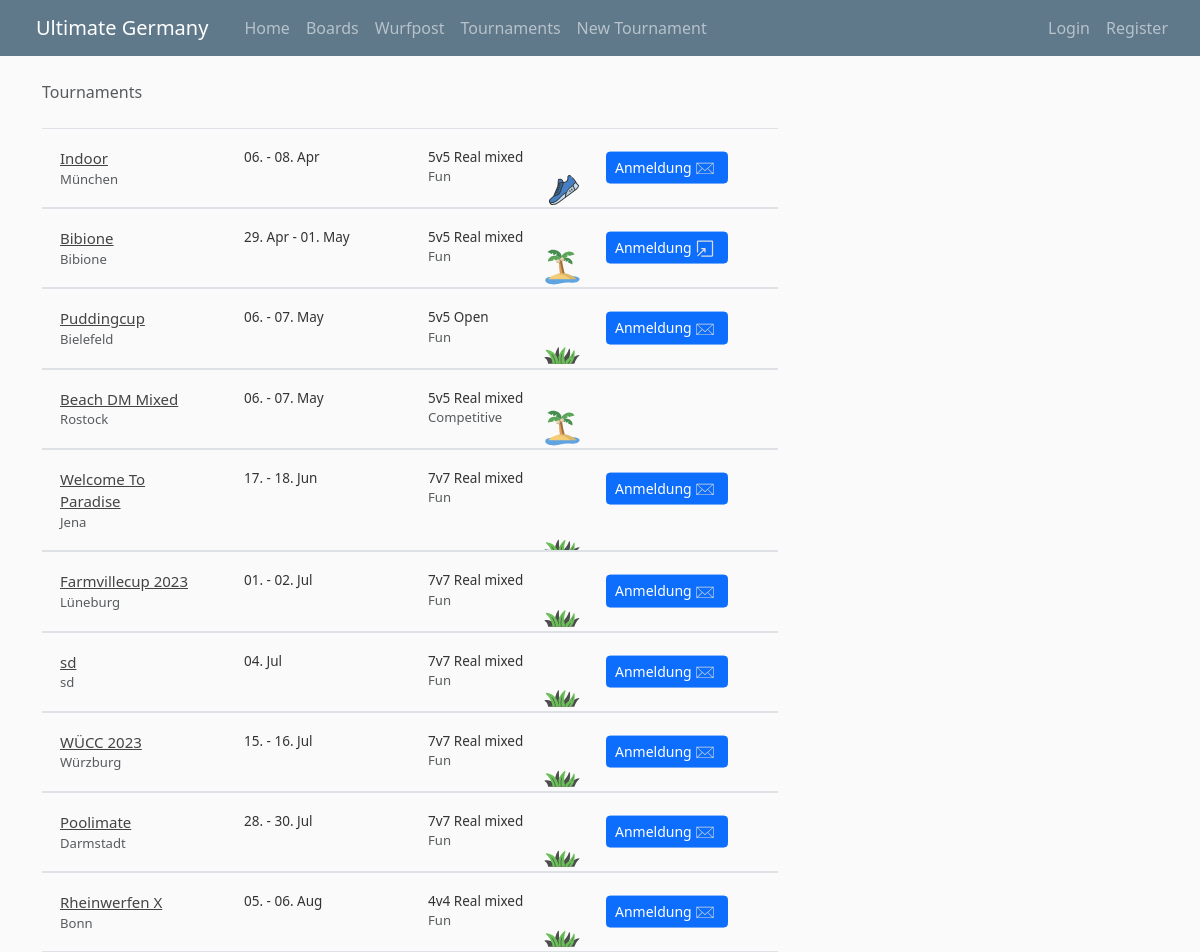
/tournaments/, run on the app's committed database.
### tournaments/models.py (models this page shows, shortened)
class Tournament(models.Model):
    title = models.CharField(max_length=60)
    contact = models.CharField(max_length=60, default='')
    contact_Mail = models.CharField(max_length=80, default='', blank=True)
    mail = models.CharField(max_length=80, default='', blank=True)
    link = models.CharField(max_length=80, default='', blank=True)
    start_Date = models.DateTimeField()
    end_Date = models.DateTimeField()
    location = models.CharField(max_length=30)
    TYPE_CHOICES = (
        ('t', 'Team Tournament'),
        ('h', 'Hat Tournament'),
        ('try', 'Tryout'),
        ('w', 'Workshop'),
    )
    type = models.CharField(max_length=3, choices=TYPE_CHOICES, default='t')
    MODE_CHOICES = (
        (4, '4v4'),
        (5, '5v5'),
        (7, '7v7'),
    )
    mode = models.IntegerField(choices=MODE_CHOICES, default=7)
    SURFACE_CHOICES = (
        ('g', 'Grass'),
        ('b', 'Beach'),
        ('i', 'Indoor'),
    )
    surface = models.CharField(max_length=2, choices=SURFACE_CHOICES, default='g')
    GENDER_CHOICES = (
        ('rm', 'Real mixed'),
        ('sm', 'Soft mixed'),
        ('lm', 'Loose mixed'),
        ('w', 'Women'),
        ('o', 'Open'),
    )
    gender = models.CharField(max_length=2, choices=GENDER_CHOICES, default='rm')
    STYLE_CHOICES = (
        ('fu', 'Fun'),
        ('co', 'Competitive'),
        ('be', 'Beginner'),
        ('yo', 'Youth'),
    )
    style = models.CharField(max_length=2, choices=STYLE_CHOICES, default='fu')
    description = models.TextField(max_length=5000, default="")
    approved = models.BooleanField(default=False)

### tournaments/views.py (the view)
# urls.py: path('', views.TournamentListView.as_view(), name='tournaments'),
class TournamentListView(ListView):
    model = Tournament
    context_object_name = 'tournaments'
    ordering = ['start_Date']
    def get_queryset(self):
        tournaments =  super().get_queryset()
        week = 0
        year = 0
        for tournament in tournaments:
            if week != tournament.start_Date.isocalendar()[1]:
                tournament.new_week = True
                week = tournament.start_Date.isocalendar()[1]
            if year != tournament.start_Date.isocalendar()[0]:
                tournament.new_year = True
                year = tournament.start_Date.isocalendar()[0]
        return tournaments

### tournaments/templates/tournaments/tournament_list.html (shortened to what this page needs)
{% extends "base.html" %}
{% load mathfilters %}
{% block breadcrumb %}
    <div class="container">
        <ol class="breadcrumb my-4">
              <li class="breadcrumb-item active">Tournaments</li>
        </ol>
    </div>
{% endblock %}
{% block content %}
<div class="container">
{% for tournament in tournaments %}
	{% if tournament.approved == True or user.is_superuser %}
		<div class="row border-bottom border-top">
			<div class="col-4 col-md-3 collapsible">
				<a class="article-title" href="{% url 'tournament-detail' tournament.id %}">{{ tournament.title }}</a>
				<div class="small text-muted">{{tournament.location}}</div>
			</div>
			{% with day1=tournament.start_Date|date:'d' day2=tournament.end_Date|date:'d' month1=tournament.start_Date|date:'m' month2=tournament.end_Date|date:'m' %}
			{% if day2|sub:day1 == 0%}
			<div align="left" class="col-3 collapsible" >
				<span class="no-break medium">{{ tournament.start_Date|date:'d. M' }}</span>
			</div>
			{% else %}
				{% if month2|sub:month1 == 1%}
			<div align="left" class="col-3 collapsible" >
				<span class="no-break medium"> {{ tournament.start_Date|date:'d. M' }} - </span>
				<span class="no-break medium">{{ tournament.end_Date|date:'d. M' }}</span>
			</div>
				{% else %}
			<div align="left" class="col-3 collapsible" >
				<span class="no-break medium">{{ tournament.start_Date|date:'d.' }} - {{ tournament.end_Date|date:'d.' }} </span>
				<span class="medium no-break">{{ tournament.end_Date|date:'M' }}</span>
			</div>
				{% endif %}
			{% endif %}
			{% endwith %}
			{% if tournament.surface == 'b' %}
			<div class ="col-3  collapsible" style="background-image: url('/media/beach.svg');
			background-size: 43px; background-position: 93% 105% ; background-repeat: no-repeat;">
				<span class="medium" >
					<span class="no-break">{{tournament.get_mode_display }} </span>
					<span class="no-break">{{tournament.get_gender_display }}</span>
				</span>
				<div class="small text-muted">{{tournament.get_style_display}}</div>
			</div>
			{% elif tournament.surface == 'i' %}
			<div class ="col-3  collapsible" style="background-image: url('/media/indoor.svg');
			background-size: 30px; background-position: 90% 95%; background-repeat: no-repeat;">
				<span class="medium" >
					<span class="no-break">{{tournament.get_mode_display }} </span>
					<span class="no-break">{{tournament.get_gender_display }}</span>
				</span>
				<div class="small text-muted">{{tournament.get_style_display}}</div>
			</div>
			{% else %}
			<div class ="col-3  collapsible" style="background-image: url('/media/grass.svg');
			background-size: 50px; background-position: 95% 145%; background-repeat: no-repeat;">
				<span class="medium" >
					<span class="no-break">{{tournament.get_mode_display }} </span>
					<span class="no-break">{{tournament.get_gender_display }}</span>
				</span>
				<div class="small text-muted">{{tournament.get_style_display}}</div>
			</div>
			{% endif %}
			<div class="col-2 col-md-3">
				<span class=" " style="position: relative;">
					{% if tournament.approved %}
						{% if tournament.mail != "" %}
						<button data-hex="{{tournament.mail}}{{tournament.link}}"
						style="margin: 0;position: absolute;top: 0%;transform: translateY(70%);"
						class="tooltip1 sm btn btn-sm btn-primary" onclick=copyFunction() onmouseout="outFunc()"
						value="{{tournament.mail}}{{tournament.link}}" id={{tournament.id}}>
							<span class="no-break" id={{tournament.id}}>
								<span class="d-none d-lg-inline" id={{tournament.id}}>Anmeldung </span>
								<img height=20px color="white" src="/media/mail.svg" id={{tournament.id}}>&nbsp;
							</span>
						</button>
						{% elif tournament.link != "" %}
						<a href="{{tournament.link}}" style="margin: 0;position: absolute;top: 50%;transform: translateY(70%);"
						class="btn-sm btn sm btn-primary tooltip1" target="_blank">
							<span class="no-break"><span class="d-none d-lg-inline">Anmeldung </span>
							<img height=20px color="white" src="/media/openwindow.svg">&nbsp;
							</span>
						</a>
						{% endif %}
					{% elif user.is_superuser %}
						<a href=" {% url  'tournament-approve' tournament.id %}" style="margin: 0;position: absolute;top: 0%;transform: translateY(70%);" class="sm btn btn-sm btn-success">
							Approve
						</a>
					{% endif %}
				</span>
			</div>
		</div>
	{% endif %}
{% endfor %}
</div>
{% endblock content %}

### templates/base.html (shortened to what this page needs)
{% load sidebar %}
{% load static %}
{% load bootstrap5 %}
{% bootstrap_css %}
<!DOCTYPE html>
<html>
<head>
    <link rel="stylesheet" type="text/css" href="{% static 'main.css' %}">
</head>
<body>
	  <nav class="navbar navbar-expand-md navbar-dark bg-steel fixed-top">
	    <div class="navbar-header ms-4">
			<div class="container">
	      		<a class="navbar-brand" href="{% url 'blog' %}">Ultimate Germany</a>
			</div>
		</div>
	      <div class="collapse navbar-collapse" id="navbarToggle">
			<ul class="nav navbar-nav">
				<li class="nav-item" ><a class="nav-link" href="{% url 'blog' %}">Home</a></li>
			  	<li class="nav-item" ><a class="nav-link" href="{% url 'board-home' %}">Boards</a></li>
				<li class="nav-item" ><a class="nav-link" href="{% url 'wurfpost' %}">Wurfpost</a></li>
			  	<li class="nav-item" ><a class="nav-link" href="{% url 'tournaments' %}">Tournaments</a></li>
				<li class="nav-item" ><a class="nav-link" href="{% url 'new-tournament' %}">New Tournament</a></li>
			</ul>
	        <ul class="nav navbar-nav navbar-right ms-auto me-4">
	          {% if user.is_authenticated %}
			  <li class="nav-item" ><a class="nav-link" href="{% url 'profile' %}">Profile</a></li>
				<li class="nav-item" ><a class="nav-link" href="{% url 'logout' %}">Logout</a></li>
	          {% else %}
			  <li class="nav-item" ><a class="nav-link" href="{% url 'login' %}">Login</a></li>
				<li class="nav-item" ><a class="nav-link" href="{% url 'register' %}">Register</a></li>
	          {% endif %}
			</ul>
	      </div>
	  </nav>
        {% block breadcrumb %}
        {% endblock %}
	<div class="container">
	  <div class="row">
	    <div class="col-md-8">
		  <main role="main">
		  {% block content %}{% endblock %}
		</main>
	    </div>
	    <div class="col-md-4">
	    </div>
	  </div>
	</div>
</body>
</html>

### static/main.css (style rules this page uses)
body { background: #fafafa; color: #333333; margin-top: 5rem; }
ul { margin: 0; }
.bg-steel { background-color: #5f788a; }
.article-title { color: #444444; }
html { margin-left: calc(100vw - 100%); margin-right: 0; overflow: auto; overflow-y: scroll; }
.medium { font-size:90% }
.collapsible { cursor: pointer; padding: 18px; text-align: left; font-size: 15px; }

### tournaments/templates/tournaments/tournament_list.html (style rules this page uses)
.tooltip1 { position: relative; }
.no-break { white-space: nowrap; }

### data on the page
Tournament: title "Indoor", location "München", start_Date "06.", end_Date "08.", end_Date "Apr", approved True (drawn), mode "5v5", gender "Real mixed", style "Fun"
Tournament: title "Bibione", location "Bibione", start_Date "29. Apr", end_Date "01. May", approved True (drawn), mode "5v5", gender "Real mixed", style "Fun"
Tournament: title "Puddingcup", location "Bielefeld", start_Date "06.", end_Date "07.", end_Date "May", approved True (drawn), mode "5v5", gender "Open", style "Fun"
Tournament: title "Beach DM Mixed", location "Rostock", start_Date "06.", end_Date "07.", end_Date "May", approved True (drawn), mode "5v5", gender "Real mixed", style "Competitive"
Tournament: title "Welcome To Paradise", location "Jena", start_Date "17.", end_Date "18.", end_Date "Jun", approved True (drawn), mode "7v7", gender "Real mixed", style "Fun"
Tournament: title "Farmvillecup 2023", location "Lüneburg", start_Date "01.", end_Date "02.", end_Date "Jul", approved True (drawn), mode "7v7", gender "Real mixed", style "Fun"
Tournament: title "sd", location "sd", start_Date "04. Jul", approved True (drawn), mode "7v7", gender "Real mixed", style "Fun"
Tournament: title "WÜCC 2023", location "Würzburg", start_Date "15.", end_Date "16.", end_Date "Jul", approved True (drawn), mode "7v7", gender "Real mixed", style "Fun"
Tournament: title "Poolimate", location "Darmstadt", start_Date "28.", end_Date "30.", end_Date "Jul", approved True (drawn), mode "7v7", gender "Real mixed", style "Fun"
Tournament: title "Rheinwerfen X", location "Bonn", start_Date "05.", end_Date "06.", end_Date "Aug", approved True (drawn), mode "4v4", gender "Real mixed", style "Fun"
